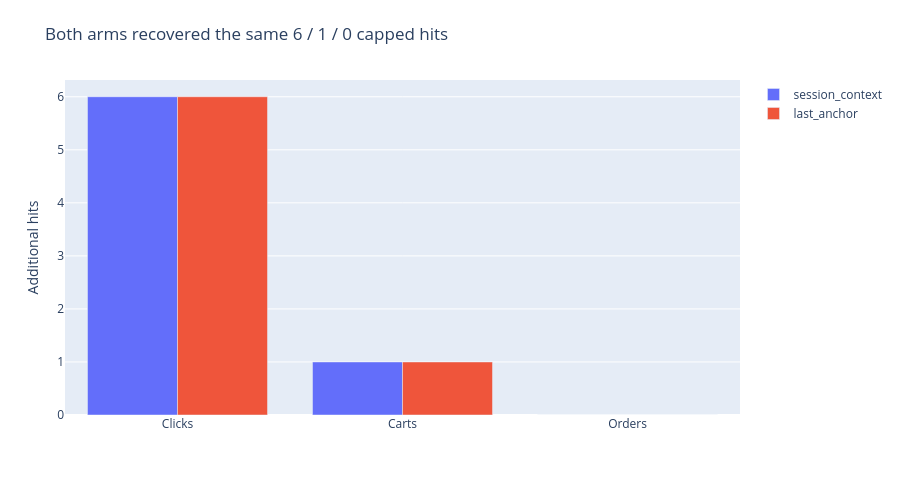

Notebook code for this chart:
### Markdown cell above
## 2 · Exact target hits recovered

### Code cell
f=go.Figure()
for arm in ['session_context','last_anchor']:
    f.add_trace(go.Bar(name=arm,x=['Clicks','Carts','Orders'],y=audit['arms'][arm]['net_capped_hits']))
f.update_layout(title='Both arms recovered the same 6 / 1 / 0 capped hits',barmode='group',yaxis_title='Additional hits');emit(f)

### Figure 1 — Plotly figure (JSON) as saved in the notebook; plotly's stock layout.template omitted (floating-point values rounded to 4 significant figures)
{"data": [{"name": "session_context", "type": "bar", "x": ["Clicks", "Carts", "Orders"], "y": [6, 1, 0]}, {"name": "last_anchor", "type": "bar", "x": ["Clicks", "Carts", "Orders"], "y": [6, 1, 0]}], "layout": {"barmode": "group", "height": 480, "margin": {"b": 65, "l": 65, "r": 35, "t": 80}, "title": {"text": "Both arms recovered the same 6 / 1 / 0 capped hits"}, "yaxis": {"title": {"text": "Additional hits"}}}}
